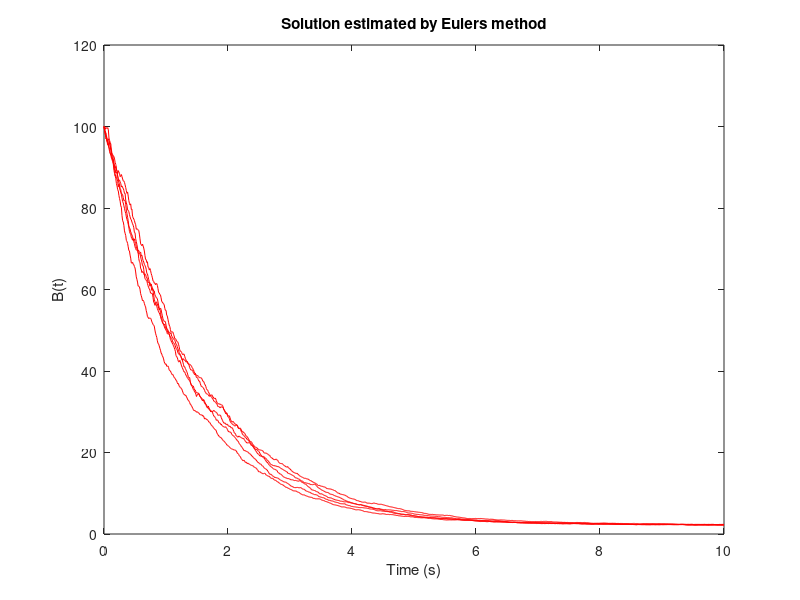

Reproduce this figure in MATLAB.
close all
clear all

numSims = 5;    %5 5 runs
tBounds = [0 10];   % Time bound
N = 1000;
dt = (tBounds(2) - tBounds(1))/N;
b_init = 100;   % Initial Bt value

pd = makedist('Normal','mu',0,'sigma',sqrt(dt));

c = [0.7, 1.5, 0.06];   % K1, s1, sigma

ts = linspace(tBounds(1), tBounds(2), N); % From t0-->t1 with N points
bs = zeros(1,N); % 1xN Matrix of zeros

bs(1) = b_init;
%% Computing the Process
for j = 1:numSims
    for i = 2:numel(ts)
        t = tBounds(1) + (i-1).*dt;
        x = bs(i-1);
        a = -c(1).*x + c(2) + 0.5*c(3)*c(3).*x;
        b = -c(3).*x;
        dW = random(pd);

        bs(i) = x + a.*dt + b.*dW;
    end
       
    plot(ts, bs, 'r')
    hold on;
    xlabel('Time (s)');
    ylabel('B(t)');
    title('Solution estimated by Eulers method')
end
   
       
